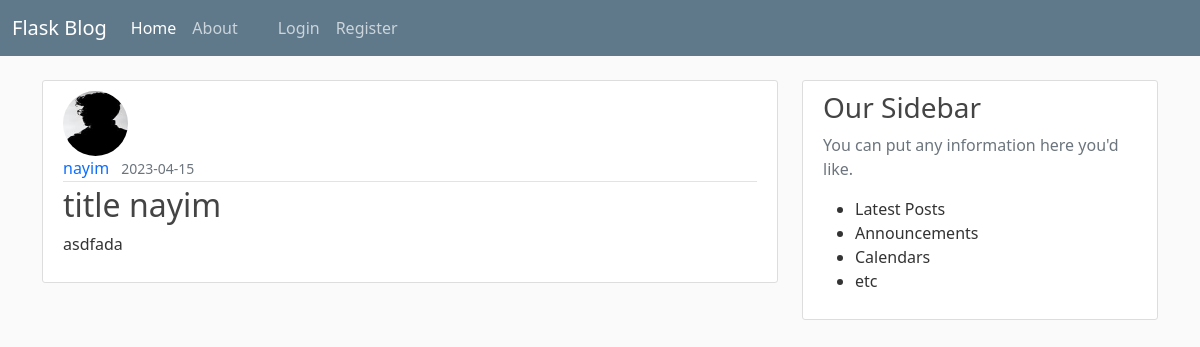
/post/1, run on the app's committed database.
### flaskblog/models.py (models this page shows, shortened)
class User(db.Model, UserMixin):
    id = db.Column(db.Integer,primary_key=True)
    username = db.Column(db.String(20),unique=True,nullable=False)
    email = db.Column(db.String(120),unique=True,nullable=False)
    image_file = db.Column(db.String(20),nullable=False, default = 'default.jpg')
    password = db.Column(db.String(60),nullable=False)
    posts = db.relationship('Post', backref='author',lazy=True)

class Post(db.Model):
    id = db.Column(db.Integer,primary_key=True)
    title = db.Column(db.String(100), nullable=False)
    date_posted  = db.Column(db.DateTime, nullable=False , default = datetime.utcnow)
    content = db.Column(db.String(1000), nullable = False)
    user_id = db.Column(db.Integer, db.ForeignKey('user.id'), nullable = False)

### flaskblog/routes.py (the view)
@app.route("/post/<int:post_id>")
def post(post_id):
    post = Post.query.get_or_404(post_id)#get post by id but if it is not possible return 404
    return render_template('post.html',title=post.title, post=post)

### flaskblog/templates/post.html (shortened to what this page needs)
{% extends "layout.html" %}
{% block content%}
        <article class="media content-section">
            <img class="rounded-circle article-img" src="{{url_for('static', filename='profilePic/' + post.author.image_file)}}" alt="">
            <div class="media-body">
                <div class="article-metadata">
                    <a class="me-2" href="#">{{post.author.username}}</a>
                    <small class="text-muted">{{post.date_posted.strftime('%Y-%m-%d')}}</small>
                </div>
                <h2 class="article-title">{{post.title}}</h2>
                <p>{{post.content}}</p>
            </div>
        </article>
{% endblock content%}

### flaskblog/static/main.css (style rules this page uses)
body { background: #fafafa; color: #333333; margin-top: 5rem; }
h1,h2,h3,h4,h5,h6 { color: #444444; }
.content-section { background: #ffffff; padding: 10px 20px; border: 1px solid #dddddd; border-radius: 3px; margin-bottom: 20px; }
.article-title { color: #444444; }
.article-img { height: 65px; width: 65px; margin-right: 16px; }
.article-metadata { padding-bottom: 1px; margin-bottom: 4px; border-bottom: 1px solid #e3e3e3; }
a { text-decoration: none; }

### data on the page
User: image_file (placeholder picture), author.username "nayim"
Post: date_posted "2023-04-15", title "title nayim", content "asdfada"
